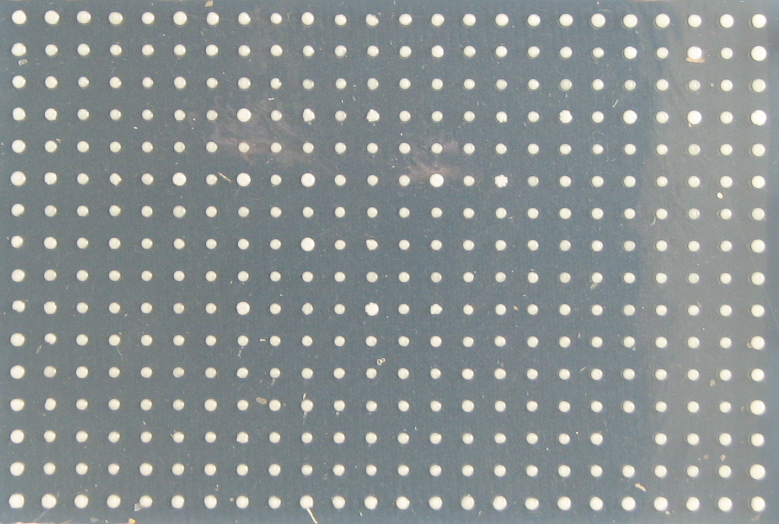
#> input picture example_data/kernel2.png, 1557 x 1048 px, given as the content of the folder /Users/delbalso/Downloads/Gmail, which was not available (shown at 1/2 size)
$ python measure.py   (Python 2 division)
#> lines starting #> are read from the running program, lines starting #| are printed output that depends on the picture; pictures that were not available may be replaced by others from this repository, and a replacement may not be noted
# import the necessary packages
import numpy as np
import argparse
import imutils
import cv2
import csv
import imghdr
import pandas as pd
import os.path
from os.path import join
from glob import glob


""" PlateMeasurer performs measurements on images of plates."""


class PlateMeasurer(object):

    def __init__(self, template_image="./example_data/kernel5.PNG",
                 show_images=None, save_images=None, gene_names=None):
        self.kernel_file = template_image
        self.NUM_COLS = 24
        self.NUM_ROWS = 16
        self.SHOW_IMAGES = show_images  # can set to 'all' or 'missing'
        self.SAVE_IMAGES = save_images  # can set to 'all' or 'missing'
        self.gene_names=gene_names # df with position as index


    """ measure_cell takes in a subimage of the plate image, finds the biggest colony, measures it,
    and returns a measurement + image """

    # [39 lines left out: function measure_cell, not called in this run]

    """ kernel_crop takes an image, locates the part of the image which is most similar to the kernel, and crops to that part of the image. That main idea is for this to be used to crop to just the plate. """

    def kernel_crop(self, image):
        kernel = cv2.imread(self.kernel_file, cv2.IMREAD_GRAYSCALE)
        filtered = cv2.matchTemplate(
            image=image,
            templ=kernel,
            method=cv2.TM_CCORR_NORMED)
#> filtered = [1]
        minV, maxV, minLoc, maxLoc = cv2.minMaxLoc(filtered)
#> minV = 1; maxV = 1; minLoc = (0, 0); maxLoc = (0, 0)
        cv2.rectangle(img=image, pt1=(maxLoc[0], maxLoc[1]), pt2=(
            maxLoc[0] + kernel.shape[1], maxLoc[1] + kernel.shape[0]), color=(255, -1, -1))
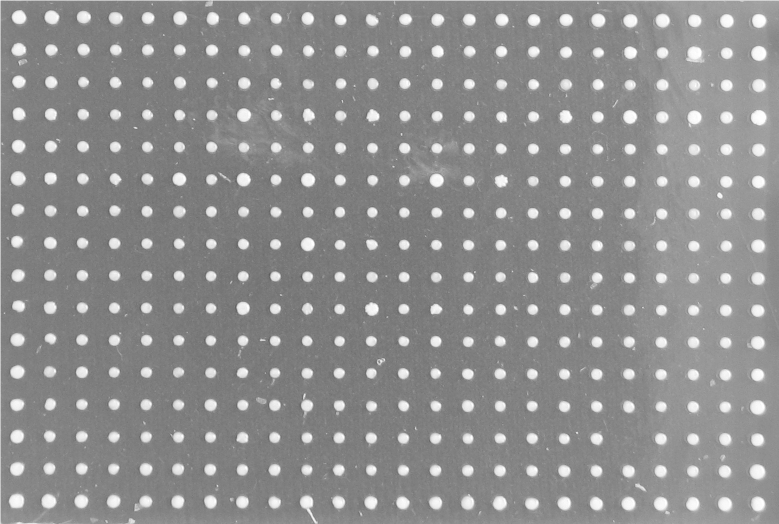
#> image: shape (1048, 1557) (shown at 1/2 size); min 78, max 255, mean 142.6

        cropped_image = image[
            maxLoc[1]:maxLoc[1] +
            kernel.shape[0],
            maxLoc[0]:maxLoc[0] +
            kernel.shape[1]]
        # if self.SHOW_IMAGES == 'all':
        # show(image)
        # show(cropped_image)
        return cropped_image

    """ measure_plate_colonies measures colonies in an image. It uses the # rows and # cols to chop up an image and measure the cell size. It then outputs a picture of the entire plate with circles around the colonies and an array of the size of the colonies. """

    def measure_plate_colonies(self, image):
        count_missing_measurements = 0
        colony_size = np.zeros((self.NUM_ROWS, self.NUM_COLS))
        colpic = None
        for x in xrange(0, self.NUM_ROWS):
            rowpic = None
            for y in xrange(0, self.NUM_COLS):
                cell = get_sub_image(x, y, image, self.NUM_ROWS, self.NUM_COLS)
                gene_name = self.gene_names.loc[x,y]["SGD"]
                points, pic = self.measure_cell(cell,gene_name)
                assert len(points) < 2
                if len(points) < 1:
                    count_missing_measurements += 1
                    colony_size[x, y] = np.nan
                else:
                    colony_size[x, y] = points[0].size
                if self.SHOW_IMAGES is not None or self.SAVE_IMAGES is not None:
                    if rowpic is None:
                        rowpic = pic
                    else:
                        rowpic = np.hstack((rowpic, pic))
            if self.SHOW_IMAGES is not None or self.SAVE_IMAGES is not None:
                if colpic is None:
                    colpic = rowpic
                else:
                    colpic = np.vstack((colpic, rowpic))
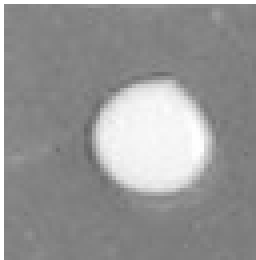
#> cell: shape (65, 64) (shown 4 times larger); min 101, max 255, mean 150.5
#> after the loop, count_missing_measurements = 0
        return colony_size, colpic, count_missing_measurements

    # [7 lines left out: function save_to_file, not called in this run]

    """ normalize_edges takes an array of sizes and normalizes the values around the edge of a plate such that the median size of edge colonies is the same as the median size of the colonies in the rest of the plate """

    # [20 lines left out: function normalize_edges, not called in this run]

    def process_plate_image(self, files, filename_to_save=None):
        total_missing = 0
        index = pd.MultiIndex.from_product(
            [range(self.NUM_ROWS), range(self.NUM_COLS)], names=["Row", "Column"])
        colonies_sizes = pd.DataFrame(index=index)
        if not isinstance(files, list):
            files = [files]  # make a list of files if it isn't one already
        for file in files:
            image = cv2.imread(file, cv2.IMREAD_GRAYSCALE)
            image_cropped = self.kernel_crop(image.copy())
            colony_sizes, image_w_circles, missing_measurements = self.measure_plate_colonies(
                image_cropped)
            n_colony_sizes = self.normalize_edges(colony_sizes)
            colonies_sizes[os.path.splitext(os.path.basename(file))[
                0]] = n_colony_sizes.reshape(-1, 1)
            total_missing += missing_measurements
            if missing_measurements > 0:  # Report when missing measurements
                print "Missing {0} for file {1}".format(missing_measurements, file)
            if self.SHOW_IMAGES == 'all' or (
                    self.SHOW_IMAGES == 'missing' and missing_measurements > 0):
                show(image_w_circles)

            if filename_to_save is not None:
                cv2.imwrite(
                    filename_to_save,
                    image_w_circles)
        return colonies_sizes, total_missing


def show(image):
    cv2.imshow("Image", imutils.resize(image, width=800))
    cv2.waitKey(0)

def get_sub_image(x, y, image, x_size, y_size):
    stepx = image.shape[0] / x_size
    stepy = image.shape[1] / y_size
    return image[x * stepx:(x + 1) * (stepx), y * stepy:(y + 1) * (stepy)]
    return image[y * stepy:(y + 1) * (stepy), x * stepx:(x + 1) * (stepx)]

def check_is_image(fname):
    return os.path.isfile(fname) and imghdr.what(fname) is not None

if __name__ == "__main__":
    db = PlateMeasurer()
    file_list = []
    for root, dirs, files in os.walk('/Users/delbalso/Downloads/Gmail'):
        print files
        file_list = [os.path.join(root, file) for file in files]
    print file_list
#> (the run stopped early here; a loop or call above may not have finished)

$ run again, on example_data/kernel3.png
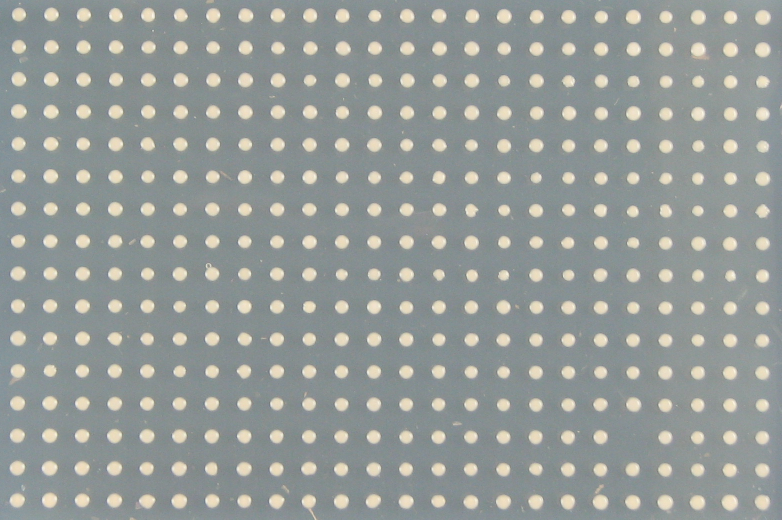
#> input picture example_data/kernel3.png, 1563 x 1039 px, given as the content of the folder /Users/delbalso/Downloads/Gmail, which was not available (shown at 1/2 size)
#> filtered = [1]
#> minV = 1; minLoc = (0, 0)
#> in kernel_crop, `cv2.rectangle(img=image, pt1=(maxLoc[0], maxLoc[1]), pt2=( maxLoc[0] +..`:
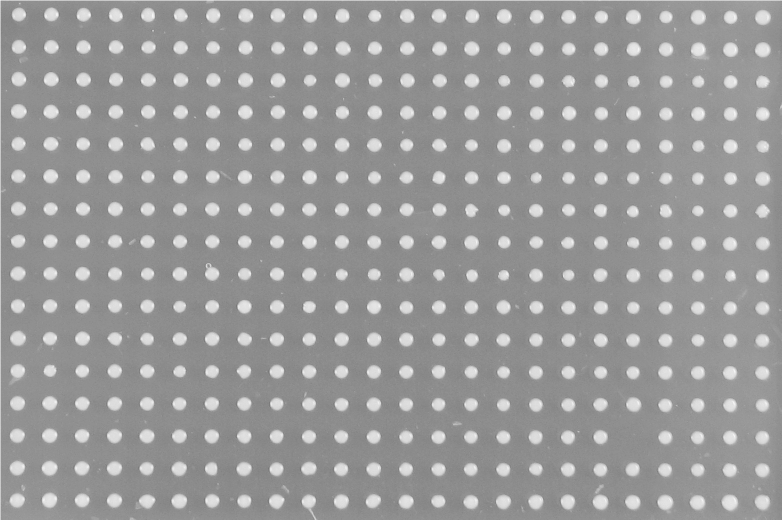
#> image: shape (1039, 1563) (shown at 1/2 size); min 109, max 255, mean 152.9
#> after the loop in measure_plate_colonies, `for x in xrange(0, self.NUM_ROWS):`:
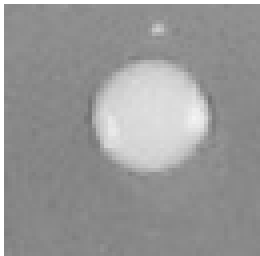
#> cell: shape (64, 65) (shown 4 times larger); min 115, max 255, mean 152.6
#> after the loop in measure_plate_colonies, `for x in xrange(0, self.NUM_ROWS):`: count_missing_measurements = 0
